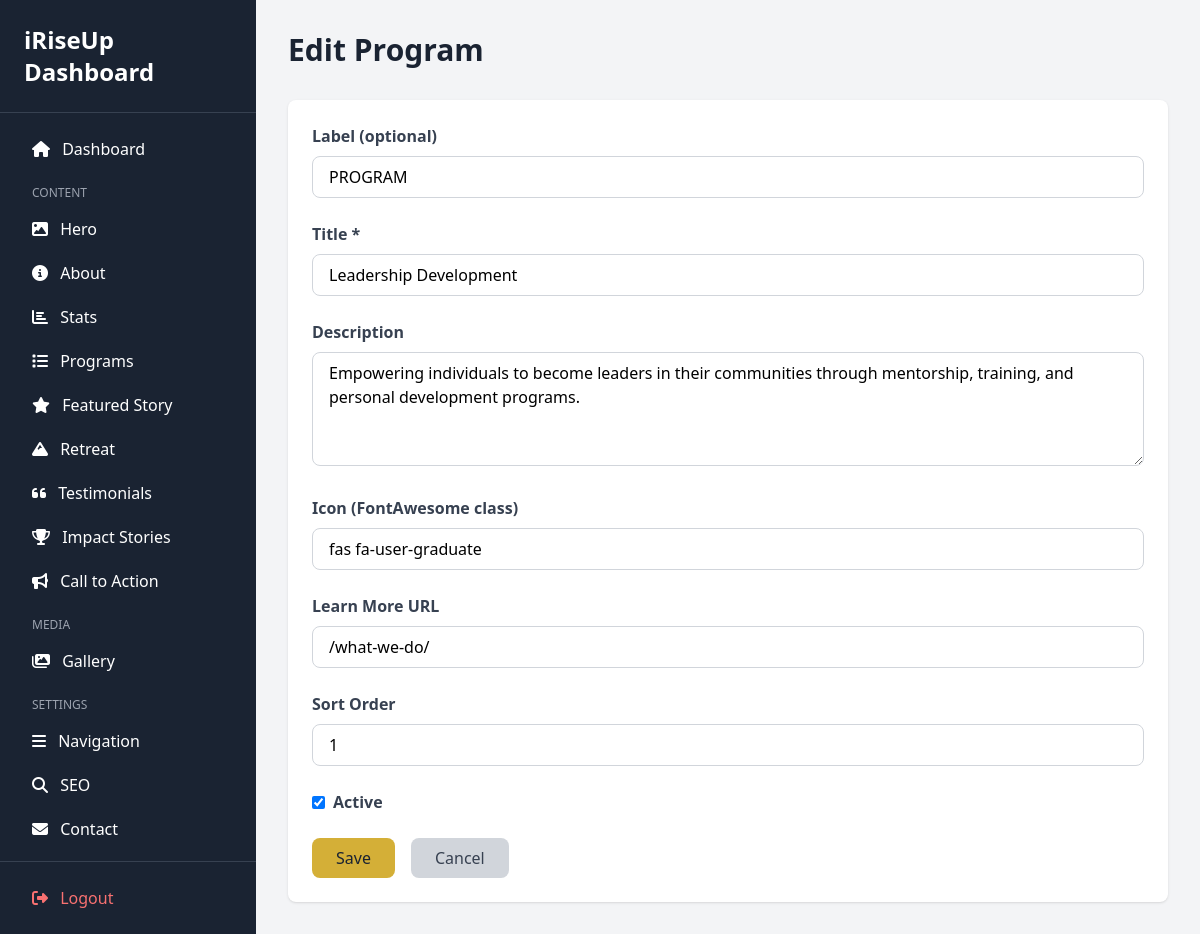
The app's page /dashboard/programs/edit/1/ (signed in) with its own data.
### myApp/models.py (models this page shows, shortened)
class Program(models.Model):
    label = models.CharField(max_length=100, blank=True)
    title = models.CharField(max_length=200)
    description = models.TextField(blank=True)
    icon = models.CharField(max_length=100, blank=True)  # FontAwesome icon class
    learn_more_url = models.CharField(max_length=200, blank=True)
    sort_order = models.IntegerField(default=0)
    is_active = models.BooleanField(default=True)
    content = JSONField(default=dict, blank=True)
    created_at = models.DateTimeField(auto_now_add=True)
    updated_at = models.DateTimeField(auto_now=True)
    class Meta:
        ordering = ['sort_order']

### myApp/dashboard_views.py (the view, shortened to what this page needs)
# urls.py: path('programs/edit/', dashboard_views.program_edit, name='program_edit'),
@login_required
def program_edit(request, program_id=None):
    if program_id:
        program = get_object_or_404(Program, id=program_id)
    else:
        program = Program()
    return render(request, 'dashboard/program_edit.html', {'program': program})

### myApp/templates/dashboard/program_edit.html (shortened to what this page needs)
{% extends 'dashboard/base.html' %}
{% block content %}
<div class="mb-8">
    <h1 class="text-3xl font-bold text-navy mb-2">{% if program.id %}Edit{% else %}Add{% endif %} Program</h1>
</div>
<form method="post" class="bg-white rounded-lg shadow p-6">
    <div class="mb-6">
        <label class="block text-gray-700 font-bold mb-2">Label (optional)</label>
        <input type="text" name="label" value="{{ program.label }}"
               placeholder="e.g., PROGRAM"
               class="w-full px-4 py-2 border border-gray-300 rounded-lg">
    </div>
    <div class="mb-6">
        <label class="block text-gray-700 font-bold mb-2">Title *</label>
        <input type="text" name="title" value="{{ program.title }}" required
               class="w-full px-4 py-2 border border-gray-300 rounded-lg">
    </div>
    <div class="mb-6">
        <label class="block text-gray-700 font-bold mb-2">Description</label>
        <textarea name="description" rows="4"
                  class="w-full px-4 py-2 border border-gray-300 rounded-lg">{{ program.description }}</textarea>
    </div>
    <div class="mb-6">
        <label class="block text-gray-700 font-bold mb-2">Icon (FontAwesome class)</label>
        <input type="text" name="icon" value="{{ program.icon }}"
               placeholder="e.g., fas fa-heart"
               class="w-full px-4 py-2 border border-gray-300 rounded-lg">
    </div>
    <div class="mb-6">
        <label class="block text-gray-700 font-bold mb-2">Learn More URL</label>
        <input type="text" name="learn_more_url" value="{{ program.learn_more_url }}"
               class="w-full px-4 py-2 border border-gray-300 rounded-lg">
    </div>
    <div class="mb-6">
        <label class="block text-gray-700 font-bold mb-2">Sort Order</label>
        <input type="number" name="sort_order" value="{{ program.sort_order|default:0 }}"
               class="w-full px-4 py-2 border border-gray-300 rounded-lg">
    </div>
    <div class="mb-6">
        <label class="flex items-center">
            <input type="checkbox" name="is_active" {% if program.is_active %}checked{% endif %}
                   class="mr-2">
            <span class="text-gray-700 font-bold">Active</span>
        </label>
    </div>
    <div class="flex gap-4">
        <button type="submit" class="bg-gold text-navy px-6 py-2 rounded-lg hover:bg-amber">
            Save
        </button>
        <a href="{% url 'dashboard:programs_list' %}" class="bg-gray-300 text-gray-700 px-6 py-2 rounded-lg hover:bg-gray-400">
            Cancel
        </a>
    </div>
</form>
{% endblock %}

### records on screen
Program: label "PROGRAM", title "Leadership Development", description "Empowering individuals to become leaders in their communities through mentorship, training, and personal development programs.", icon "fas fa-user-graduate", learn_more_url "/what-we-do/", sort_order "1", is_active "☑"
